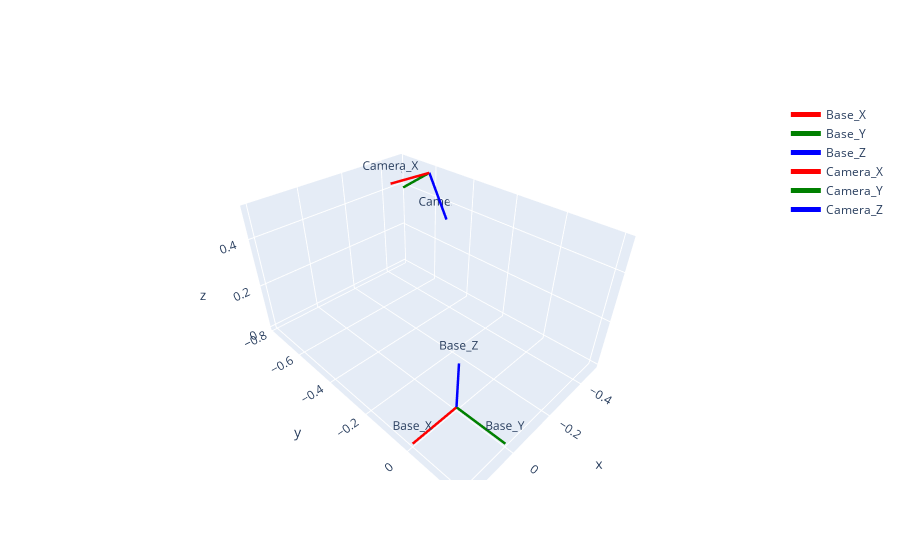

The notebook cell saved with this chart:
### Code cell
import numpy as np
import matplotlib.pyplot as plt
from mpl_toolkits.mplot3d import Axes3D
import plotly.graph_objects as go

def visualize_plotly(T):
    fig = go.Figure()

    def add_frame(matrix, name, scale=0.2):
        origin = matrix[:3, 3]
        # 提取 X, Y, Z 轴向量
        axes = [matrix[:3, 0], matrix[:3, 1], matrix[:3, 2]]
        colors = ['red', 'green', 'blue']
        axis_names = ['X', 'Y', 'Z']

        for i in range(3):
            end_point = origin + axes[i] * scale
            fig.add_trace(go.Scatter3d(
                x=[origin[0], end_point[0]],
                y=[origin[1], end_point[1]],
                z=[origin[2], end_point[2]],
                mode='lines+text',
                line=dict(color=colors[i], width=5),
                text=["", f"{name}_{axis_names[i]}"],
                name=f"{name}_{axis_names[i]}"
            ))

    # 添加基座和相机
    add_frame(np.eye(4), "Base")
    add_frame(T, "Camera")

    fig.update_layout(scene=dict(aspectmode='data'))
    fig.show()
HAND_EYE_FILE = '/home/lgx/Project/hand_eye_calib/src/calibrate/result_hand_eye.txt'
T_cam_to_base = np.loadtxt(HAND_EYE_FILE)
# 将你的 4x4 矩阵传入即可
visualize_plotly(T_cam_to_base)

### Figure 1 — Plotly figure (JSON) as saved in the notebook; plotly's stock layout.template omitted (floating-point values rounded to 4 significant figures)
{"data": [{"line": {"color": "red", "width": 5}, "mode": "lines+text", "name": "Base_X", "text": ["", "Base_X"], "type": "scatter3d", "x": [0, 0.2], "y": [0, 0], "z": [0, 0]}, {"line": {"color": "green", "width": 5}, "mode": "lines+text", "name": "Base_Y", "text": ["", "Base_Y"], "type": "scatter3d", "x": [0, 0], "y": [0, 0.2], "z": [0, 0]}, {"line": {"color": "blue", "width": 5}, "mode": "lines+text", "name": "Base_Z", "text": ["", "Base_Z"], "type": "scatter3d", "x": [0, 0], "y": [0, 0], "z": [0, 0.2]}, {"line": {"color": "red", "width": 5}, "mode": "lines+text", "name": "Camera_X", "text": ["", "Camera_X"], "type": "scatter3d", "x": [-0.4892, -0.2897], "y": [-0.6124, -0.6226], "z": [0.5054, 0.5137]}, {"line": {"color": "green", "width": 5}, "mode": "lines+text", "name": "Camera_Y", "text": ["", "Camera_Y"], "type": "scatter3d", "x": [-0.4892, -0.493], "y": [-0.6124, -0.7776], "z": [0.5054, 0.3927]}, {"line": {"color": "blue", "width": 5}, "mode": "lines+text", "name": "Camera_Z", "text": ["", "Camera_Z"], "type": "scatter3d", "x": [-0.4892, -0.4766], "y": [-0.6124, -0.5001], "z": [0.5054, 0.3404]}], "layout": {"scene": {"aspectmode": "data"}}}
